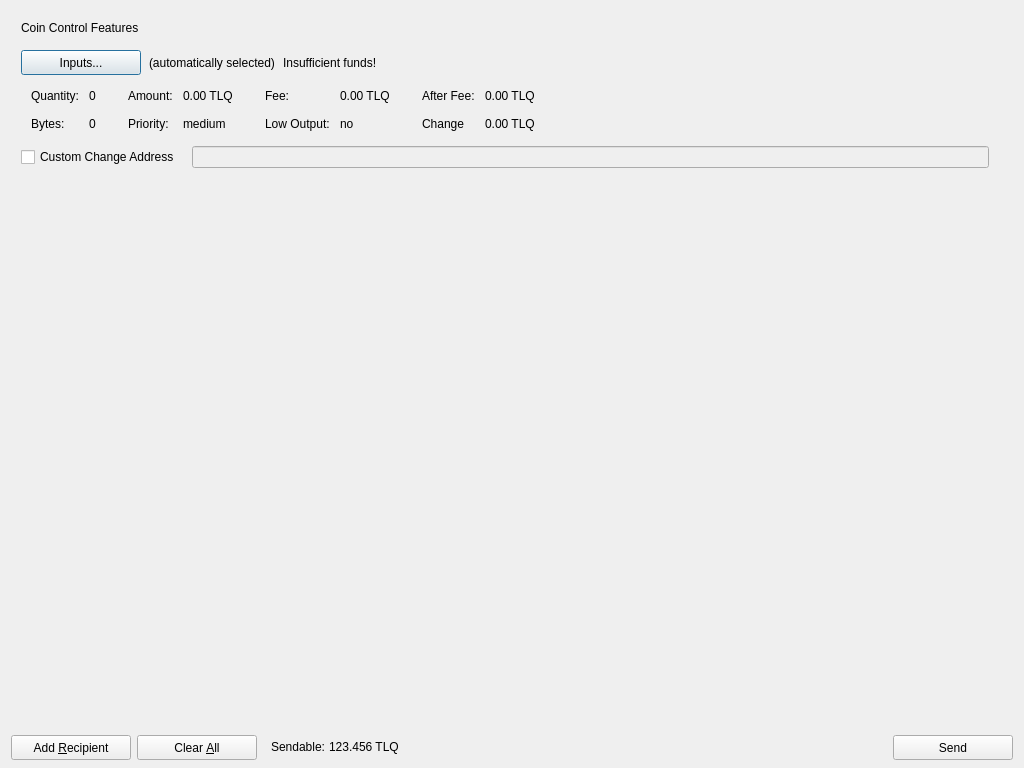
<?xml version="1.0" encoding="UTF-8"?>
<ui version="4.0">
 <class>SendCoinsDialog</class>
 <widget class="QDialog" name="SendCoinsDialog">
  <property name="geometry">
   <rect>
    <x>0</x>
    <y>0</y>
    <width>1024</width>
    <height>768</height>
   </rect>
  </property>
  <property name="windowTitle">
   <string>Send Coins</string>
  </property>
  <layout class="QVBoxLayout" name="verticalLayout" stretch="0,1,0">
   <property name="bottomMargin">
    <number>8</number>
   </property>
   <item>
    <widget class="QFrame" name="frameCoinControl">
     <property name="sizePolicy">
      <sizepolicy hsizetype="Expanding" vsizetype="Expanding">
       <horstretch>0</horstretch>
       <verstretch>0</verstretch>
      </sizepolicy>
     </property>
     <property name="maximumSize">
      <size>
       <width>16777215</width>
       <height>16777215</height>
      </size>
     </property>
     <property name="frameShape">
      <enum>QFrame::NoFrame</enum>
     </property>
     <property name="frameShadow">
      <enum>QFrame::Sunken</enum>
     </property>
     <layout class="QVBoxLayout" name="verticalLayoutCoinControl2">
      <property name="spacing">
       <number>6</number>
      </property>
      <property name="leftMargin">
       <number>0</number>
      </property>
      <property name="topMargin">
       <number>0</number>
      </property>
      <property name="rightMargin">
       <number>0</number>
      </property>
      <property name="bottomMargin">
       <number>6</number>
      </property>
      <item>
       <layout class="QVBoxLayout" name="verticalLayoutCoinControl" stretch="0,0,0,0,1">
        <property name="spacing">
         <number>0</number>
        </property>
        <property name="leftMargin">
         <number>10</number>
        </property>
        <property name="topMargin">
         <number>10</number>
        </property>
        <item>
         <layout class="QHBoxLayout" name="horizontalLayoutCoinControl1">
          <property name="bottomMargin">
           <number>15</number>
          </property>
          <item>
           <widget class="QLabel" name="labelCoinControlFeatures">
            <property name="sizePolicy">
             <sizepolicy hsizetype="Preferred" vsizetype="Maximum">
              <horstretch>0</horstretch>
              <verstretch>0</verstretch>
             </sizepolicy>
            </property>
            <property name="text">
             <string>Coin Control Features</string>
            </property>
           </widget>
          </item>
         </layout>
        </item>
        <item>
         <layout class="QHBoxLayout" name="horizontalLayoutCoinControl2" stretch="0,0,0,0">
          <property name="spacing">
           <number>8</number>
          </property>
          <property name="bottomMargin">
           <number>10</number>
          </property>
          <item>
           <widget class="QPushButton" name="pushButtonCoinControl">
            <property name="minimumSize">
             <size>
              <width>120</width>
              <height>25</height>
             </size>
            </property>
            <property name="text">
             <string>Inputs...</string>
            </property>
           </widget>
          </item>
          <item>
           <widget class="QLabel" name="labelCoinControlAutomaticallySelected">
            <property name="text">
             <string>(automatically selected)</string>
            </property>
            <property name="margin">
             <number>5</number>
            </property>
           </widget>
          </item>
          <item>
           <widget class="QLabel" name="labelCoinControlInsuffFunds">
            <property name="text">
             <string>Insufficient funds!</string>
            </property>
            <property name="margin">
             <number>5</number>
            </property>
           </widget>
          </item>
          <item>
           <spacer name="horizontalSpacerCoinControl">
            <property name="orientation">
             <enum>Qt::Horizontal</enum>
            </property>
            <property name="sizeHint" stdset="0">
             <size>
              <width>40</width>
              <height>1</height>
             </size>
            </property>
           </spacer>
          </item>
         </layout>
        </item>
        <item>
         <widget class="QWidget" name="widgetCoinControl" native="true">
          <property name="sizePolicy">
           <sizepolicy hsizetype="Preferred" vsizetype="Preferred">
            <horstretch>0</horstretch>
            <verstretch>0</verstretch>
           </sizepolicy>
          </property>
          <property name="minimumSize">
           <size>
            <width>0</width>
            <height>0</height>
           </size>
          </property>
          <layout class="QHBoxLayout" name="horizontalLayoutCoinControl5">
           <property name="leftMargin">
            <number>0</number>
           </property>
           <property name="topMargin">
            <number>0</number>
           </property>
           <property name="rightMargin">
            <number>0</number>
           </property>
           <property name="bottomMargin">
            <number>0</number>
           </property>
           <item>
            <layout class="QHBoxLayout" name="horizontalLayoutCoinControl3" stretch="0,0,0,1">
             <property name="spacing">
              <number>20</number>
             </property>
             <property name="topMargin">
              <number>0</number>
             </property>
             <property name="bottomMargin">
              <number>10</number>
             </property>
             <item>
              <layout class="QFormLayout" name="formLayoutCoinControl1">
               <property name="horizontalSpacing">
                <number>10</number>
               </property>
               <property name="verticalSpacing">
                <number>14</number>
               </property>
               <property name="leftMargin">
                <number>10</number>
               </property>
               <property name="topMargin">
                <number>4</number>
               </property>
               <property name="rightMargin">
                <number>6</number>
               </property>
               <item row="0" column="0">
                <widget class="QLabel" name="labelCoinControlQuantityText">
                 <property name="text">
                  <string>Quantity:</string>
                 </property>
                 <property name="margin">
                  <number>0</number>
                 </property>
                </widget>
               </item>
               <item row="0" column="1">
                <widget class="QLabel" name="labelCoinControlQuantity">
                 <property name="cursor">
                  <cursorShape>IBeamCursor</cursorShape>
                 </property>
                 <property name="contextMenuPolicy">
                  <enum>Qt::ActionsContextMenu</enum>
                 </property>
                 <property name="text">
                  <string>0</string>
                 </property>
                 <property name="margin">
                  <number>0</number>
                 </property>
                 <property name="textInteractionFlags">
                  <set>Qt::LinksAccessibleByMouse|Qt::TextSelectableByKeyboard|Qt::TextSelectableByMouse</set>
                 </property>
                </widget>
               </item>
               <item row="1" column="0">
                <widget class="QLabel" name="labelCoinControlBytesText">
                 <property name="text">
                  <string>Bytes:</string>
                 </property>
                </widget>
               </item>
               <item row="1" column="1">
                <widget class="QLabel" name="labelCoinControlBytes">
                 <property name="cursor">
                  <cursorShape>IBeamCursor</cursorShape>
                 </property>
                 <property name="contextMenuPolicy">
                  <enum>Qt::ActionsContextMenu</enum>
                 </property>
                 <property name="text">
                  <string>0</string>
                 </property>
                 <property name="textInteractionFlags">
                  <set>Qt::LinksAccessibleByMouse|Qt::TextSelectableByKeyboard|Qt::TextSelectableByMouse</set>
                 </property>
                </widget>
               </item>
              </layout>
             </item>
             <item>
              <layout class="QFormLayout" name="formLayoutCoinControl2">
               <property name="horizontalSpacing">
                <number>10</number>
               </property>
               <property name="verticalSpacing">
                <number>14</number>
               </property>
               <property name="leftMargin">
                <number>6</number>
               </property>
               <property name="topMargin">
                <number>4</number>
               </property>
               <property name="rightMargin">
                <number>6</number>
               </property>
               <item row="0" column="0">
                <widget class="QLabel" name="labelCoinControlAmountText">
                 <property name="text">
                  <string>Amount:</string>
                 </property>
                 <property name="margin">
                  <number>0</number>
                 </property>
                </widget>
               </item>
               <item row="0" column="1">
                <widget class="QLabel" name="labelCoinControlAmount">
                 <property name="cursor">
                  <cursorShape>IBeamCursor</cursorShape>
                 </property>
                 <property name="contextMenuPolicy">
                  <enum>Qt::ActionsContextMenu</enum>
                 </property>
                 <property name="text">
                  <string>0.00 TLQ</string>
                 </property>
                 <property name="textInteractionFlags">
                  <set>Qt::LinksAccessibleByMouse|Qt::TextSelectableByKeyboard|Qt::TextSelectableByMouse</set>
                 </property>
                </widget>
               </item>
               <item row="1" column="0">
                <widget class="QLabel" name="labelCoinControlPriorityText">
                 <property name="text">
                  <string>Priority:</string>
                 </property>
                </widget>
               </item>
               <item row="1" column="1">
                <widget class="QLabel" name="labelCoinControlPriority">
                 <property name="cursor">
                  <cursorShape>IBeamCursor</cursorShape>
                 </property>
                 <property name="contextMenuPolicy">
                  <enum>Qt::ActionsContextMenu</enum>
                 </property>
                 <property name="text">
                  <string>medium</string>
                 </property>
                 <property name="textInteractionFlags">
                  <set>Qt::LinksAccessibleByMouse|Qt::TextSelectableByKeyboard|Qt::TextSelectableByMouse</set>
                 </property>
                </widget>
               </item>
              </layout>
             </item>
             <item>
              <layout class="QFormLayout" name="formLayoutCoinControl3">
               <property name="horizontalSpacing">
                <number>10</number>
               </property>
               <property name="verticalSpacing">
                <number>14</number>
               </property>
               <property name="leftMargin">
                <number>6</number>
               </property>
               <property name="topMargin">
                <number>4</number>
               </property>
               <property name="rightMargin">
                <number>6</number>
               </property>
               <item row="0" column="0">
                <widget class="QLabel" name="labelCoinControlFeeText">
                 <property name="text">
                  <string>Fee:</string>
                 </property>
                 <property name="margin">
                  <number>0</number>
                 </property>
                </widget>
               </item>
               <item row="0" column="1">
                <widget class="QLabel" name="labelCoinControlFee">
                 <property name="cursor">
                  <cursorShape>IBeamCursor</cursorShape>
                 </property>
                 <property name="contextMenuPolicy">
                  <enum>Qt::ActionsContextMenu</enum>
                 </property>
                 <property name="text">
                  <string>0.00 TLQ</string>
                 </property>
                 <property name="textInteractionFlags">
                  <set>Qt::LinksAccessibleByMouse|Qt::TextSelectableByKeyboard|Qt::TextSelectableByMouse</set>
                 </property>
                </widget>
               </item>
               <item row="1" column="0">
                <widget class="QLabel" name="labelCoinControlLowOutputText">
                 <property name="text">
                  <string>Low Output:</string>
                 </property>
                </widget>
               </item>
               <item row="1" column="1">
                <widget class="QLabel" name="labelCoinControlLowOutput">
                 <property name="cursor">
                  <cursorShape>IBeamCursor</cursorShape>
                 </property>
                 <property name="contextMenuPolicy">
                  <enum>Qt::ActionsContextMenu</enum>
                 </property>
                 <property name="text">
                  <string>no</string>
                 </property>
                 <property name="textInteractionFlags">
                  <set>Qt::LinksAccessibleByMouse|Qt::TextSelectableByKeyboard|Qt::TextSelectableByMouse</set>
                 </property>
                </widget>
               </item>
              </layout>
             </item>
             <item>
              <layout class="QFormLayout" name="formLayoutCoinControl4">
               <property name="horizontalSpacing">
                <number>10</number>
               </property>
               <property name="verticalSpacing">
                <number>14</number>
               </property>
               <property name="leftMargin">
                <number>6</number>
               </property>
               <property name="topMargin">
                <number>4</number>
               </property>
               <property name="rightMargin">
                <number>6</number>
               </property>
               <item row="0" column="0">
                <widget class="QLabel" name="labelCoinControlAfterFeeText">
                 <property name="text">
                  <string>After Fee:</string>
                 </property>
                 <property name="margin">
                  <number>0</number>
                 </property>
                </widget>
               </item>
               <item row="0" column="1">
                <widget class="QLabel" name="labelCoinControlAfterFee">
                 <property name="cursor">
                  <cursorShape>IBeamCursor</cursorShape>
                 </property>
                 <property name="contextMenuPolicy">
                  <enum>Qt::ActionsContextMenu</enum>
                 </property>
                 <property name="text">
                  <string>0.00 TLQ</string>
                 </property>
                 <property name="textInteractionFlags">
                  <set>Qt::LinksAccessibleByMouse|Qt::TextSelectableByKeyboard|Qt::TextSelectableByMouse</set>
                 </property>
                </widget>
               </item>
               <item row="1" column="0">
                <widget class="QLabel" name="labelCoinControlChangeText">
                 <property name="text">
                  <string>Change</string>
                 </property>
                </widget>
               </item>
               <item row="1" column="1">
                <widget class="QLabel" name="labelCoinControlChange">
                 <property name="cursor">
                  <cursorShape>IBeamCursor</cursorShape>
                 </property>
                 <property name="contextMenuPolicy">
                  <enum>Qt::ActionsContextMenu</enum>
                 </property>
                 <property name="text">
                  <string>0.00 TLQ</string>
                 </property>
                 <property name="textInteractionFlags">
                  <set>Qt::LinksAccessibleByMouse|Qt::TextSelectableByKeyboard|Qt::TextSelectableByMouse</set>
                 </property>
                </widget>
               </item>
              </layout>
             </item>
            </layout>
           </item>
          </layout>
         </widget>
        </item>
        <item>
         <layout class="QHBoxLayout" name="horizontalLayoutCoinControl4" stretch="0,0,0">
          <property name="spacing">
           <number>12</number>
          </property>
          <property name="sizeConstraint">
           <enum>QLayout::SetDefaultConstraint</enum>
          </property>
          <property name="topMargin">
           <number>5</number>
          </property>
          <property name="rightMargin">
           <number>5</number>
          </property>
          <item>
           <widget class="QCheckBox" name="checkBoxCoinControlChange">
            <property name="text">
             <string>Custom Change Address</string>
            </property>
           </widget>
          </item>
          <item>
           <widget class="QLineEdit" name="lineEditCoinControlChange">
            <property name="enabled">
             <bool>false</bool>
            </property>
            <property name="sizePolicy">
             <sizepolicy hsizetype="Expanding" vsizetype="Fixed">
              <horstretch>0</horstretch>
              <verstretch>0</verstretch>
             </sizepolicy>
            </property>
           </widget>
          </item>
          <item>
           <widget class="QLabel" name="labelCoinControlChangeLabel">
            <property name="sizePolicy">
             <sizepolicy hsizetype="Preferred" vsizetype="Expanding">
              <horstretch>0</horstretch>
              <verstretch>0</verstretch>
             </sizepolicy>
            </property>
            <property name="minimumSize">
             <size>
              <width>0</width>
              <height>0</height>
             </size>
            </property>
            <property name="text">
             <string/>
            </property>
            <property name="margin">
             <number>3</number>
            </property>
           </widget>
          </item>
         </layout>
        </item>
        <item>
         <spacer name="verticalSpacerCoinControl">
          <property name="orientation">
           <enum>Qt::Vertical</enum>
          </property>
          <property name="sizeHint" stdset="0">
           <size>
            <width>800</width>
            <height>1</height>
           </size>
          </property>
         </spacer>
        </item>
       </layout>
      </item>
     </layout>
    </widget>
   </item>
   <item>
    <widget class="QScrollArea" name="scrollArea">
     <property name="frameShape">
      <enum>QFrame::NoFrame</enum>
     </property>
     <property name="widgetResizable">
      <bool>true</bool>
     </property>
     <widget class="QWidget" name="scrollAreaWidgetContents">
      <property name="geometry">
       <rect>
        <x>0</x>
        <y>0</y>
        <width>1006</width>
        <height>528</height>
       </rect>
      </property>
      <layout class="QVBoxLayout" name="verticalLayout_2">
       <property name="leftMargin">
        <number>0</number>
       </property>
       <property name="topMargin">
        <number>0</number>
       </property>
       <property name="rightMargin">
        <number>0</number>
       </property>
       <property name="bottomMargin">
        <number>0</number>
       </property>
       <item>
        <layout class="QVBoxLayout" name="entries">
         <property name="spacing">
          <number>0</number>
         </property>
        </layout>
       </item>
      </layout>
     </widget>
    </widget>
   </item>
   <item>
    <layout class="QHBoxLayout" name="horizontalLayout">
     <item>
      <widget class="QPushButton" name="addButton">
       <property name="minimumSize">
        <size>
         <width>120</width>
         <height>25</height>
        </size>
       </property>
       <property name="toolTip">
        <string>Send to multiple recipients at once</string>
       </property>
       <property name="text">
        <string>Add &amp;Recipient</string>
       </property>
       <property name="icon">
        <iconset resource="../bitcoin.qrc">
         <normaloff>:/icons/add</normaloff>:/icons/add</iconset>
       </property>
       <property name="iconSize">
        <size>
         <width>12</width>
         <height>12</height>
        </size>
       </property>
       <property name="autoDefault">
        <bool>false</bool>
       </property>
      </widget>
     </item>
     <item>
      <widget class="QPushButton" name="clearButton">
       <property name="sizePolicy">
        <sizepolicy hsizetype="Minimum" vsizetype="Fixed">
         <horstretch>0</horstretch>
         <verstretch>0</verstretch>
        </sizepolicy>
       </property>
       <property name="minimumSize">
        <size>
         <width>120</width>
         <height>25</height>
        </size>
       </property>
       <property name="toolTip">
        <string>Remove all transaction fields</string>
       </property>
       <property name="text">
        <string>Clear &amp;All</string>
       </property>
       <property name="icon">
        <iconset resource="../bitcoin.qrc">
         <normaloff>:/icons/remove</normaloff>:/icons/remove</iconset>
       </property>
       <property name="iconSize">
        <size>
         <width>12</width>
         <height>12</height>
        </size>
       </property>
       <property name="autoRepeatDelay">
        <number>300</number>
       </property>
       <property name="autoDefault">
        <bool>false</bool>
       </property>
      </widget>
     </item>
     <item>
      <layout class="QHBoxLayout" name="horizontalLayout_2">
       <property name="spacing">
        <number>3</number>
       </property>
       <item>
        <widget class="QLabel" name="label">
         <property name="sizePolicy">
          <sizepolicy hsizetype="Preferred" vsizetype="Fixed">
           <horstretch>0</horstretch>
           <verstretch>0</verstretch>
          </sizepolicy>
         </property>
         <property name="text">
          <string>Sendable:</string>
         </property>
         <property name="indent">
          <number>8</number>
         </property>
        </widget>
       </item>
       <item>
        <widget class="QLabel" name="labelBalance">
         <property name="sizePolicy">
          <sizepolicy hsizetype="Preferred" vsizetype="Fixed">
           <horstretch>0</horstretch>
           <verstretch>0</verstretch>
          </sizepolicy>
         </property>
         <property name="cursor">
          <cursorShape>IBeamCursor</cursorShape>
         </property>
         <property name="text">
          <string>123.456 TLQ</string>
         </property>
         <property name="textInteractionFlags">
          <set>Qt::LinksAccessibleByMouse|Qt::TextSelectableByKeyboard|Qt::TextSelectableByMouse</set>
         </property>
        </widget>
       </item>
      </layout>
     </item>
     <item>
      <spacer name="horizontalSpacer">
       <property name="orientation">
        <enum>Qt::Horizontal</enum>
       </property>
       <property name="sizeHint" stdset="0">
        <size>
         <width>40</width>
         <height>20</height>
        </size>
       </property>
      </spacer>
     </item>
     <item>
      <widget class="QPushButton" name="sendButton">
       <property name="minimumSize">
        <size>
         <width>120</width>
         <height>25</height>
        </size>
       </property>
       <property name="toolTip">
        <string>Confirm the send action</string>
       </property>
       <property name="text">
        <string>Send</string>
       </property>
       <property name="icon">
        <iconset resource="../bitcoin.qrc">
         <normaloff>:/icons/sendButton</normaloff>:/icons/sendButton</iconset>
       </property>
       <property name="iconSize">
        <size>
         <width>12</width>
         <height>12</height>
        </size>
       </property>
       <property name="autoDefault">
        <bool>false</bool>
       </property>
       <property name="default">
        <bool>false</bool>
       </property>
      </widget>
     </item>
    </layout>
   </item>
  </layout>
 </widget>
 <resources>
  <include location="../bitcoin.qrc"/>
 </resources>
 <connections/>
</ui>
